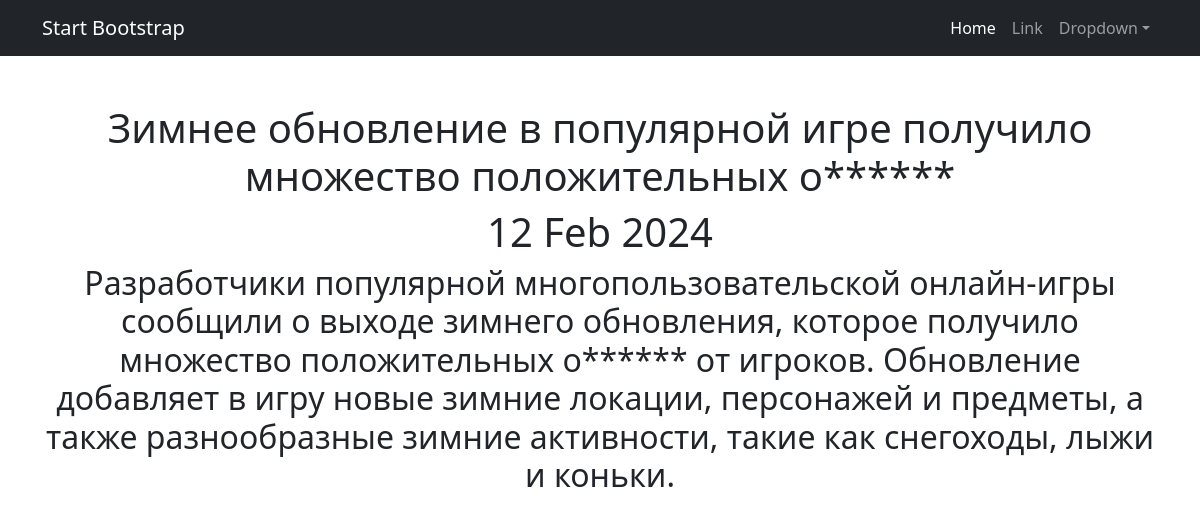
/posts/4/, run on an earlier commit of the app's database.
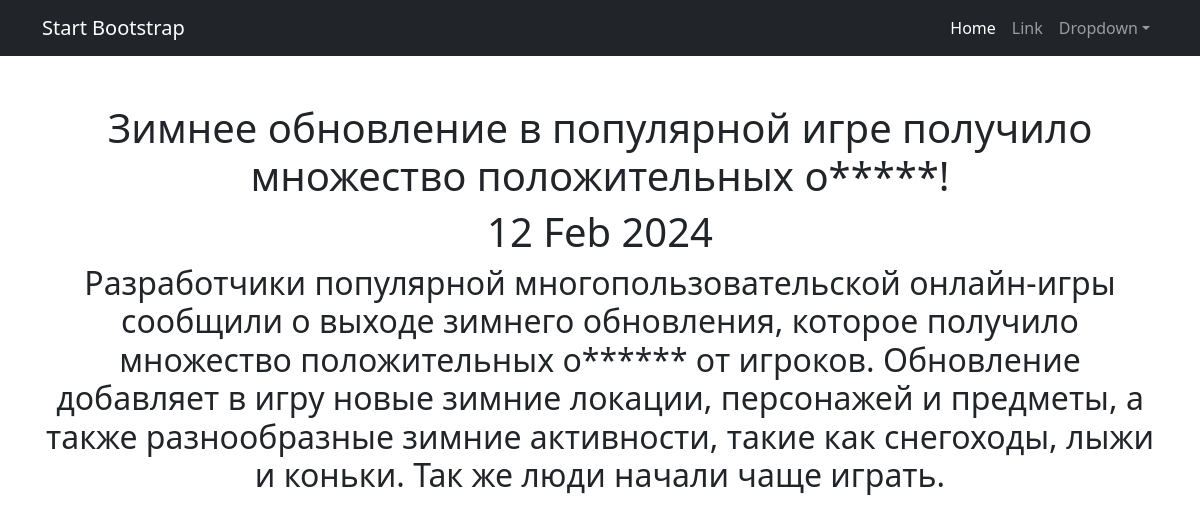
And on a later commit of the database.
### news/models.py (models this page shows, shortened)
class Post(models.Model):
    news = "N"
    article = "A"
    POSITIONS = [(news, "Новость"), (article, "Статья")]
    author = models.ForeignKey(Author, on_delete= models.CASCADE)
    choice_field = models.CharField(max_length= 1, choices=POSITIONS, default=article)
    data_in = models.DateTimeField(auto_now_add=True)
    category = models.ManyToManyField(Category, through="PostCategory")
    title = models.CharField(max_length=255)
    text = models.CharField(max_length=3000)
    rating = models.IntegerField(default=0)

### news/views.py (the view)
# urls.py: path('<int:pk>/', PostDetail.as_view(), name= 'Post_detail'),
class PostDetail(DetailView):
    model = Post
    template_name = 'post.html'
    context_object_name = 'post'

### templates/post.html (shortened to what this page needs)
{% extends 'flatpages/default.html' %}
{% load censor_filters %}
{% block content %}
<h1>{{ post.title|censeroid }}</h1>
<h1>{{ post.data_in|date:'d M Y' }}</h1>
<h2>{{ post.text|censeroid }}</h2>
{% endblock content %}

What changed in the data, as far as the page shows it:
changed Post: title|censeroid "Зимнее обновление в популярной игре получило множество положительных о******" → "Зимнее обновление в популярной игре получило множество положительных о*****!"; text|censeroid "…снегоходы, лыжи и коньки." → "…снегоходы, лыжи и коньки. Так же люди начали чаще играть."
